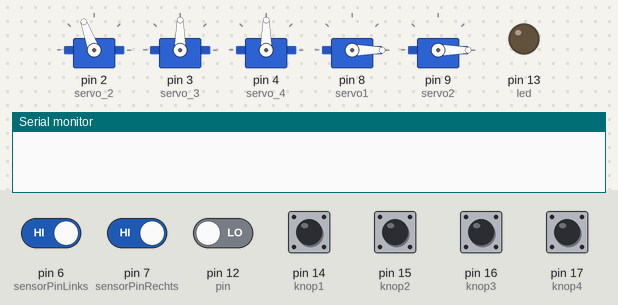
A sketch run on a simulated Arduino Uno, built with avr-gcc and run on an emulated ATmega328P. Shown: 5 × servo, output pins drawn as LEDs (lit = HIGH), the last lines printed to the serial monitor. Inputs (shaded band) come from the test bench; at power-on: pin 6 (sensorPinLinks), pin 7 (sensorPinRechts) HIGH, pin 12 (pin), pin 14 (knop1), pin 15 (knop2), pin 16 (knop3), pin 17 (knop4) LOW.

Above: at 1.2 s.
1.3 s: pin 12 (pin) driven HIGH
At 1.6 s:
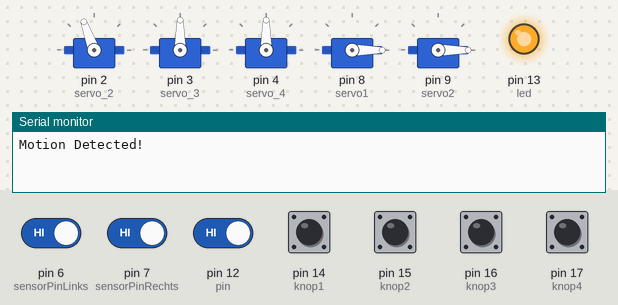
2.8 s: pin 6 (sensorPinLinks) driven LOW
At 3.9 s:
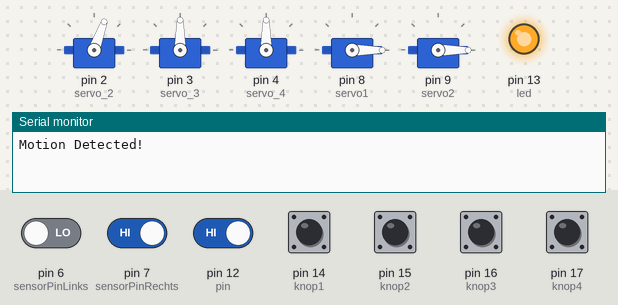
4.3 s: pin 7 (sensorPinRechts) driven LOW
At 5.1 s:
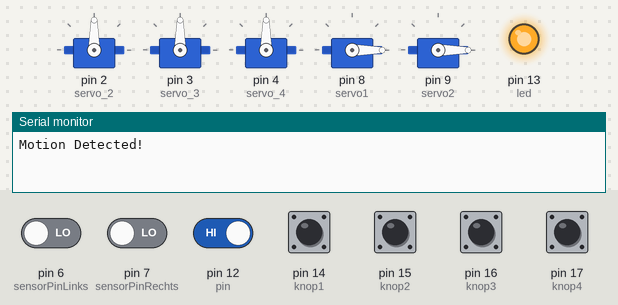
5.8 s: pin 17 (knop4) pulled HIGH for 0.15 s
At 6.2 s:
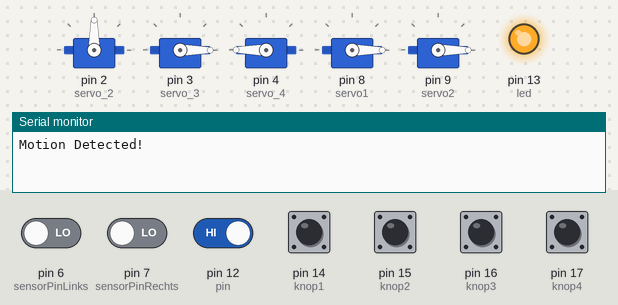
7.4 s: pin 12 (pin) driven LOW
At 8.6 s:
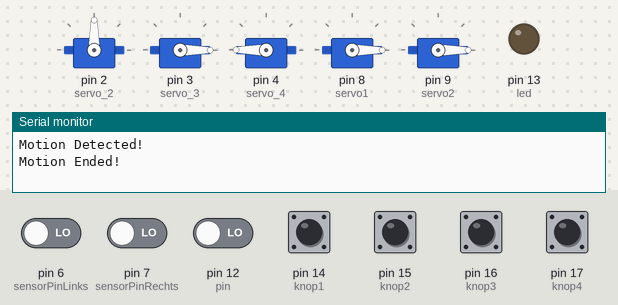
8.9 s: pin 7 (sensorPinRechts) driven HIGH
At 9.8 s:
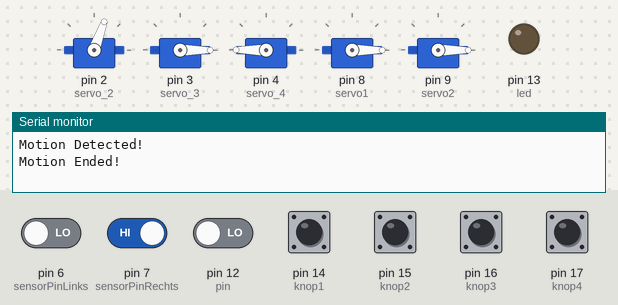
Timing chart, 0 to 12.9 s (numbered marks = the images above; inputs shaded):
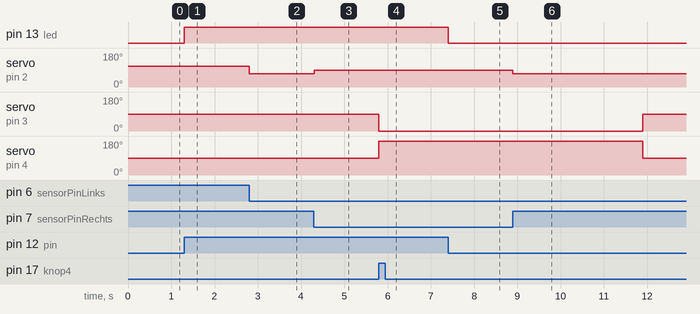

The sketch:

knikkerbaan.ino
```cpp
//-----------------------sorteren-----------------------//
#include <Servo.h>

#define sensorPinLinks 6
#define sensorPinRechts 7

Servo servo_2;  //360 servo
Servo servo_3;  //blokkade/tijdelijke stop links
Servo servo_4;  //blokkade/tijdelijke stop rechts

String sorteerRichting = "linksom"; // kan zijn stilstand, linksom en rechtsom
int knop1 = 14; //linksom
int knop2 = 15; //rechtsom
int knop3 = 16; //stilstand
int knop4 = 17; //open-dicht

int sensorLinks = 0, lastStateLinks = 0;         // variable for reading the pushbutton status
int sensorRechts = 0, lastStateRechts = 0;

unsigned long startMillisStart; //startmillis voor de servo's die de knikkers tijdelijk tegen houden.
unsigned long currentMillisStart; //currentmillis voor de servo's die de knikkers tijdelijk tegen houden.
unsigned long startMillisSorteer; //startmillis voor het sorteer deel.
unsigned long currentMillisSorteer; //currentmillis voor het sorteer deel.
int periode1000 = 1000;   //periode van 1 sec
int periode2500 = 2500;   //periode van 2,5 sec
int periode3000 = 3000;   //periode van 3 sec

int sorteerMillisStatus = 0;  //zorgt dat blokkade servo's en de sensors goed kunnen werken met millis


//-----------------------obstakel-----------------------//
const int RECHTSOM = 0;
const int LINKSOM = 1;
const int ACTIEF = 1;
const int INACTIEF = 0;
Servo servo1;
Servo servo2;
int angle = 0;
long tussenperiode = 1000;
int draaiRichting1= LINKSOM;
int draaiRichting2 = LINKSOM;
long vorigeMillis1 = 0;
long vorigeMillis2 = 0;
int blokkadeStatus1 = INACTIEF;
int blokkadeStatus2 = INACTIEF;
int knopStatus1;
int knopStatus2;
int knopObstakel1 = 18;
int knopObstakel2 = 19;

//-----------------------Bewegingssensor met LED-----------------------//
int led = 13;
int pin = 12;

int value = 0;
int pirState = LOW;


void setup()
{
  //-----------------------sorteren-----------------------//
  //servo's
  servo_2.attach(2); //360 sorteer servo
  servo_3.attach(3); //linker blok servo
  servo_3.write(90);
  servo_4.attach(4); //rechter blok servo
  servo_4.write(90);
  //knoppen
  pinMode(knop1, INPUT);
  pinMode(knop2, INPUT);
  pinMode(knop3, INPUT);
  pinMode(knop4, INPUT);
  //onderbrekings sensoren
  pinMode(sensorPinLinks, INPUT);
  digitalWrite(sensorPinLinks, HIGH); // turn on the pullup
  pinMode(sensorPinRechts, INPUT);
  digitalWrite(sensorPinRechts, HIGH); // turn on the pullup

  //-----------------------obstakels-----------------------//
  servo1.attach(8);// deze twee zijn van de servo library #include <Servo.h>
  servo1.write(0);
  servo2.attach(9);
  servo2.write(0);
  pinMode(knopObstakel1, INPUT);//blauwe draad
  pinMode(knopObstakel2, INPUT);
  Serial.begin(9600);

  //-----------------------Bewegingssensor met LED-----------------------//
  pinMode(led, OUTPUT);
  pinMode(pin, INPUT);
  Serial.begin(9600);

}


void loop()


{
  //-----------------------sorteren-----------------------//
  // millis
  currentMillisStart = millis();
  currentMillisSorteer = millis();

  // read the state of the pushbutton value:
  sensorLinks = digitalRead(sensorPinLinks);
  sensorRechts = digitalRead(sensorPinRechts);


  // sorteerRichting regelen
  if (sorteerRichting == "stilstand") {
    servo_2.write(90);
  }

  if (sorteerRichting == "linksom") {
    servo_2.write(110);
  }

  if (sorteerRichting == "rechtsom") {
    servo_2.write(70);
  }


  // met knoppen de richting regelen
  if (digitalRead(knop1) == HIGH) {
    sorteerRichting = "linksom";
  }

  if (digitalRead(knop2) == HIGH) {
    sorteerRichting = "rechtsom";
  }

  if (digitalRead(knop3) == HIGH) {
    sorteerRichting = "stilstand";
  }


  // met de onderbrekingssensoren de sorteerRichting regelen.
  // linker sensor
  if (sensorLinks == LOW) {
    sorteerRichting = "rechtsom";
  }
  // rechter sensor
  if (sensorRechts == LOW) {
    sorteerRichting = "stilstand";
    startMillisStart = currentMillisStart;
    startMillisSorteer = currentMillisSorteer;
    sorteerMillisStatus = 1;
  }
  // zorgen dat nadat de rechter sensor iets heeft gedetecteerd de blokkade open gaat na 1000 millisec stilstand.
  if ((currentMillisSorteer - startMillisSorteer >= periode1000) && (sorteerMillisStatus == 1)) {
    servo_3.write(0);
    servo_4.write(180);
    startMillisSorteer = currentMillisSorteer;
    sorteerMillisStatus = 2;
  }
  // zorgen dat de sorteer richting na 2500 millisec weer linksom wordt.
  if ((currentMillisSorteer - startMillisSorteer >= periode2500) && (sorteerMillisStatus == 2)) {
    startMillisSorteer = currentMillisSorteer;
    sorteerRichting = "linksom";
    sorteerMillisStatus = 0;
  }


  // met een knop de tijdelijke blokkade openen
  if (digitalRead(knop4) == HIGH) {
    servo_3.write(0);
    servo_4.write(180);
    startMillisStart = currentMillisStart;
  }

  // zorgen dat de blokkade altijd na 3000 millisec weer dicht gaat
  if (currentMillisStart - startMillisStart >= periode3000) {
    servo_3.write(90);
    servo_4.write(90);
    startMillisStart = currentMillisStart;  //IMPORTANT to save the start time of the current LED state.
  }

  // onderbrekings sensor state regelen
  lastStateLinks = sensorLinks;
  lastStateRechts = sensorRechts;


  //-----------------------obstakels-----------------------//
  int vorigeKnopStatus1 = knopStatus1;
  int vorigeKnopStatus2 = knopStatus2;
  knopStatus1 = digitalRead(2);
  knopStatus2 = digitalRead(4);

  if (vorigeKnopStatus1 == LOW && knopStatus1 == HIGH) {
    // knop is ingedrukt
    blokkadeStatus1 = ACTIEF;

    //activering obstakel
    if (draaiRichting1 == LINKSOM) {
      servo1.write(90);
      vorigeMillis1 = millis();
    }
  }
    //tussenperiode
    if(millis() >= vorigeMillis1 +1000){
      if(blokkadeStatus1 == ACTIEF){
      draaiRichting1 = RECHTSOM;
      }
    }

  //servo naar rust
  if(blokkadeStatus1 == ACTIEF){
    if(draaiRichting1 == RECHTSOM){
        servo1.write(0);
      blokkadeStatus1 = INACTIEF;
    }
  }

  if (vorigeKnopStatus2 == LOW && knopStatus2 == HIGH) {
    //knop2 ingedrukt
    blokkadeStatus2 = ACTIEF;

    //servo2 activatie
    if (draaiRichting2 == LINKSOM) {
      servo2.write(90);
      vorigeMillis2 = millis();
    }
  }
    //rustperiode
    if(millis() >= vorigeMillis2 +1000){
      if(blokkadeStatus2 == ACTIEF){
        draaiRichting2 = RECHTSOM;
      }
    }

  //servo2 weer naar ruststand
  if(blokkadeStatus2 == ACTIEF){
    if(draaiRichting2 == RECHTSOM){
      servo2.write(0);
      blokkadeStatus2 = INACTIEF;
    }
  }

  //-----------------------Bewegingssensor met LED-----------------------//
 value = digitalRead(pin);

  if (value == HIGH) {
    digitalWrite(led, HIGH);

    if (pirState == LOW) {
      Serial.println("Motion Detected!");
      pirState = HIGH;
    }
  }else{
    digitalWrite(led, LOW);

    if(pirState == HIGH){
      Serial.println("Motion Ended!");
      pirState = LOW;
      }
    }
}
```

Measured:
- after the input at 1.3 s, pin 13 (led): LOW → HIGH at once
- after the input at 2.8 s, servo on pin 2 (servo_2): 110° → 70° at once
- after the input at 4.3 s, servo on pin 2 (servo_2): 70° → 90° at once
- after the input at 5.8 s, servo on pin 3 (servo_3): 90° → 0° at once; servo on pin 4 (servo_4): 90° → 180° at once
- after the input at 7.4 s, pin 13 (led): HIGH → LOW at once
- after the input at 8.9 s, servo on pin 2 (servo_2): 90° → 70° at once; servo on pin 3 (servo_3): 0° → 90° after 3.0 s; servo on pin 4 (servo_4): 180° → 90° after 3.0 s
